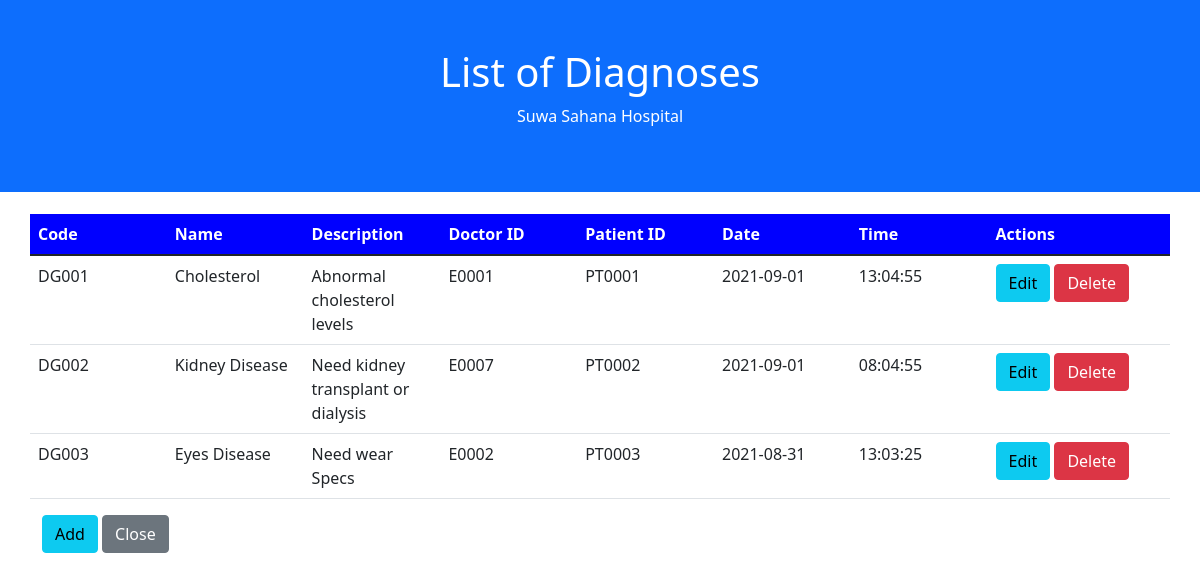
Screenshot of /pages/diags.php with the database file from the repository.
### tables this page shows
CREATE TABLE `diagnosis` (
  `Diagnosis_Code` varchar(5) NOT NULL,
  `Diagnosis_Name` varchar(20) NOT NULL,
  `Description` varchar(50) NOT NULL,
  `Doctor_ID` varchar(6) NOT NULL,
  `Patient_ID` varchar(6) NOT NULL,
  `Date` date NOT NULL,
  `Time` time NOT NULL
);

### pages/diags.php (the view, shortened to what this page needs)
<?php
$database = createMySQLConn();
$res_select = $database->query("SELECT * FROM `diagnosis`");
?>
<!doctype html>
<html lang="en">
<head>
    <link href="https://cdn.jsdelivr.net/npm/bootstrap@5.1.1/dist/css/bootstrap.min.css" rel="stylesheet"
>
</head>
<body>
<div class="container-fluid p-5 bg-primary text-white text-center">
    <h1>List of Diagnoses</h1>
    <p>Suwa Sahana Hospital</p>
</div>
<div class="container-fluid" style="margin-top: 20px;" id="nav-bed">
    <div class="container">
        <div class="row justify-content-center">
            <table class="table table-hover">
                <col style="width: 12%;" />
                <col style="width: 12%;" />
                <col style="width: 12%;" />
                <col style="width: 12%;" />
                <col style="width: 12%;" />
                <col style="width: 12%;" />
                <col style="width: 12%;" />
                <col style="width: 16%;" />
                <thead style="background-color: blue; color: white">
                <tr>
                    <th scope="col">Code</th>
                    <th scope="col">Name</th>
                    <th scope="col">Description</th>
                    <th scope="col">Doctor ID</th>
                    <th scope="col">Patient ID</th>
                    <th scope="col">Date</th>
                    <th scope="col">Time</th>
                    <th scope="col">Actions</th>
                </tr>
                </thead>
                <?php
                $row_count = 0;
                while ($row = $res_select->fetch_assoc()): ?>
                    <tr id="row-<?=$row_count?>">
                        <td><?=$row['Diagnosis_Code']?></td>
                        <td><?=$row['Diagnosis_Name']?></td>
                        <td><?=$row['Description']?></td>
                        <td><?=$row['Doctor_ID']?></td>
                        <td><?=$row['Patient_ID']?></td>
                        <td><?=$row['Date']?></td>
                        <td><?=$row['Time']?></td>
                        <td>
                            <a href="#row-edit-<?=$row_count?>" class="btn btn-info data-row-toggle">Edit</a>
                            <a href='<?php echo htmlspecialchars($_SERVER["PHP_SELF"]); ?>?delete=<?=$row['Diagnosis_Code']?>' class="btn btn-danger">Delete</a>
                        </td>
                    </tr>
                                <a href="#row-<?=$row_count++?>" class="btn btn-danger update-row-toggle">Close</a>
                <?php endwhile; ?>
            </table>
        </div>
    </div>
    <div class="container">
        <a href="#row-add" class="btn btn-info btn-block" id="btn-add">Add</a>
        <a href="<?php echo $_SESSION['previous_page']; ?>" class="btn btn-secondary btn-block">Close</a>
    </div>
</div>
</body>
</html>

### rows the page displays
diagnosis: Diagnosis_Code "DG001", Diagnosis_Name "Cholesterol", Description "Abnormal cholesterol levels", Doctor_ID "E0001", Patient_ID "PT0001", Date "2021-09-01", Time "13:04:55"
diagnosis: Diagnosis_Code "DG002", Diagnosis_Name "Kidney Disease", Description "Need kidney transplant or dialysis", Doctor_ID "E0007", Patient_ID "PT0002", Date "2021-09-01", Time "08:04:55"
diagnosis: Diagnosis_Code "DG003", Diagnosis_Name "Eyes Disease", Description "Need wear Specs", Doctor_ID "E0002", Patient_ID "PT0003", Date "2021-08-31", Time "13:03:25"
